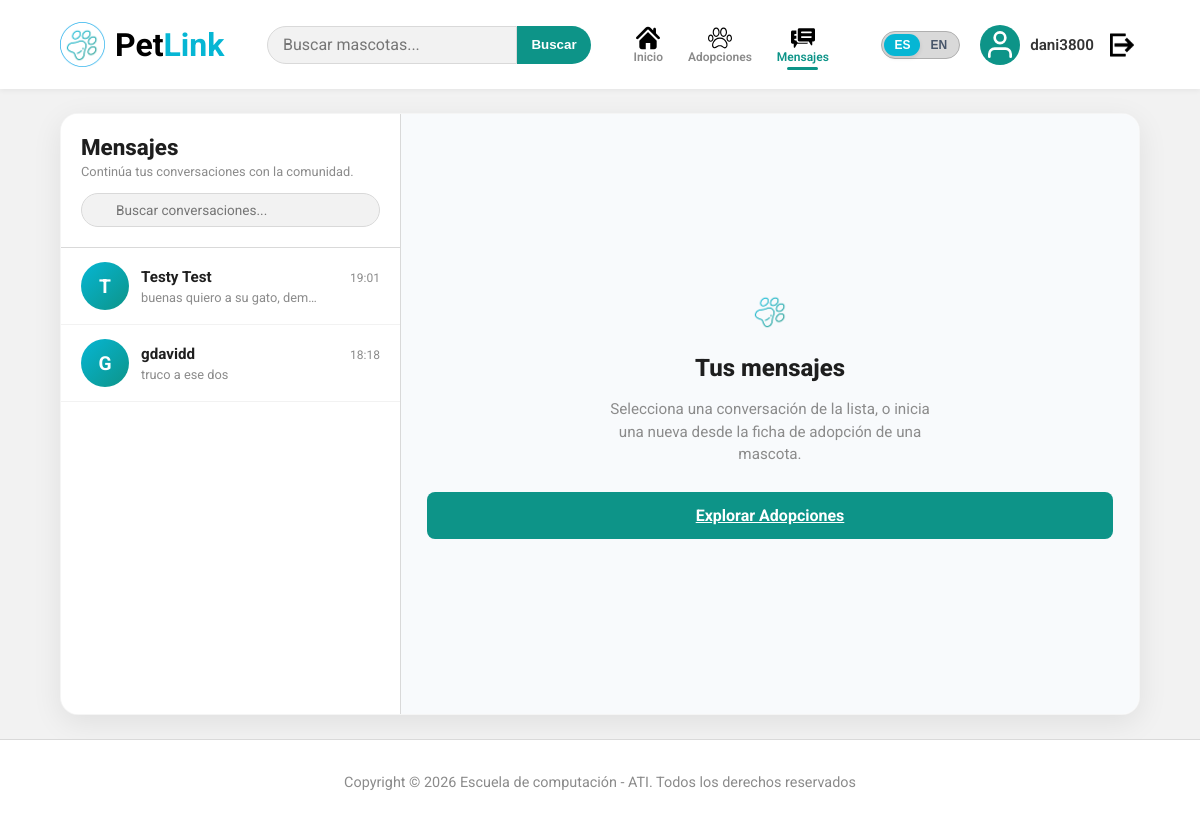
Screenshot of /messages/ (signed in) with the database file from the repository.
### app/models.py (models this page shows, shortened)
class CustomUser(AbstractUser):
    class Meta:
        verbose_name = _('Usuario')
        verbose_name_plural = _('Usuarios')

class Message(models.Model):
    conversation = models.ForeignKey(
        Conversation,
        on_delete=models.CASCADE,
        related_name='messages',
        verbose_name=_('Conversation')
    )
    sender = models.ForeignKey(
        CustomUser,
        on_delete=models.CASCADE,
        related_name='sent_messages',
        verbose_name=_('Sender')
    )
    content = models.TextField(
        verbose_name=_('Content')
    )
    sent_at = models.DateTimeField(
        auto_now_add=True,
        verbose_name=_('Sent At')
    )
    is_read = models.BooleanField(
        default=False,
        verbose_name=_('Read')
    )
    class Meta:
        verbose_name = _('Message')
        verbose_name_plural = _('Messages')
        ordering = ['sent_at']

### app/views.py (the view, shortened to what this page needs)
# urls.py: path('messages/', MessagesView.as_view(), name='messages'),
class MessagesView(LoginRequiredMixin, View):
    template_name = 'messages.html'
    login_url = 'login'
    def _get_subject(self, conversation):
        if conversation.adoption_request:
            return conversation.adoption_request.publication.title
        return _('Conversation')
    def _get_other_user(self, conversation, current_user):
        return conversation.participants.exclude(
            pk=current_user.pk
        ).first()
    def _get_conversation_data(self, conversation, current_user):
        other_user = self._get_other_user(
            conversation,
            current_user
        )
        last_message = conversation.messages.order_by(
            '-sent_at'
        ).first()
        unread_count = conversation.messages.filter(
            is_read=False
        ).exclude(
            sender=current_user
        ).count()
        if other_user:
            name = other_user.get_full_name().strip() or other_user.username
        else:
            name = _('Conversation')
        return {
            'id': conversation.id,
            'name': name,
            'is_online': False,
            'subject': self._get_subject(conversation),
            'time': (
                last_message.sent_at.strftime('%H:%M')
                if last_message
                else ''
            ),
            'last_message': (
                last_message.content
                if last_message
                else _('No messages yet')
            ),
            'unread_count': unread_count,
        }
    def get(self, request, *args, **kwargs):
        if request.user.is_staff or request.user.is_superuser:
            return redirect('reports')
        user_conversations = (
            Conversation.objects
            .filter(participants=request.user)
            .select_related(
                'adoption_request__publication'
            )
            .prefetch_related(
                'participants',
                'messages'
            )
            .distinct()
            .order_by('-updated_at')
        )
        conversations = [
            self._get_conversation_data(
                conversation,
                request.user
            )
            for conversation in user_conversations
        ]
        active_chat = None
        chat_id = request.GET.get('chat')
        context = {
            'conversations': conversations,
            'active_chat': active_chat,
            'active_tab': 'messages',
            'title': 'Mensajes - PetLink',
        }
        return render(
            request,
            self.template_name,
            context
        )

### app/templates/messages.html (shortened to what this page needs)
{% extends 'base.html' %}
{% load static %}
{% load i18n %}
{% block content %}
<div class="mensajes-page-layout">
    <div class="chat-app-card" id="chatAppCard">
        <aside class="chat-sidebar-panel" id="chatSidebarPanel">
            <div class="chat-sidebar-header">
                <div class="chat-header-title-box">
                    <h2 class="chat-main-title">{% translate "Mensajes" %}</h2>
                    <p class="chat-main-subtitle">{% translate "Continúa tus conversaciones con la comunidad." %}</p>
                </div>
                <div class="chat-search-wrapper">
                    <input type="text" id="inputBuscarChat" class="chat-search-input"
                        placeholder="{% translate 'Buscar conversaciones...' %}">
                </div>
            </div>
            <div class="chat-conversations-list" id="chatConversationsList">
                {% for conv in conversations %}
                <div class="chat-item {% if active_chat and active_chat.id == conv.id %}active{% endif %}"
                    data-id="{{ conv.id }}"
                    data-url="{% url 'messages' %}?chat={{ conv.id }}"
                    data-name="{{ conv.name }}"
                    data-online="{% if conv.is_online %}true{% else %}false{% endif %}"
                    data-subject="{{ conv.subject }}"
                    tabindex="0" role="button" aria-label="{% translate 'Abrir chat con' %} {{ conv.name }}">
                    <div class="chat-item-avatar-wrapper">
                        <div class="chat-item-avatar-initial">{{ conv.name|slice:":1"|upper }}</div>
                    </div>
                    <div class="chat-item-info">
                        <div class="chat-item-row-top">
                            <h4 class="chat-item-name">{{ conv.name }}</h4>
                            <span class="chat-item-time">{{ conv.time }}</span>
                        </div>
                        <div class="chat-item-row-bottom">
                            <p class="chat-item-snippet">{{ conv.last_message }}</p>
                        </div>
                    </div>
                </div>
                {% empty %}
                <div class="chat-empty-sidebar">
                    <p class="chat-empty-text">{% translate "No tienes conversaciones aún." %}</p>
                    <small>{% translate "Cuando contactes a alguien desde una ficha de adopción, aparecerá aquí." %}</small>
                </div>
                {% endfor %}
            </div>
        </aside>
        <section class="chat-conversation-panel" id="chatConversationPanel">
            {% if active_chat %}
            <div class="active-chat-header" id="activeChatHeader">
                <button type="button" class="btn-back-chats mobile-only" id="btnVolverListaChats"
                    aria-label="{% translate 'Volver a lista de mensajes' %}">
                    &larr; {% translate "Chats" %}
                </button>
                <div class="active-chat-user-info">
                    <div class="chat-user-avatar-box">
                        <div class="chat-item-avatar-initial" id="activeChatAvatarInitial">{{
                            active_chat.name|slice:":1"|upper }}</div>
                        <span id="activeChatOnlineDot"
                            class="online-indicator-dot {% if not active_chat.is_online %}offline{% endif %}"></span>
                    </div>
                    <div>
                        <h3 id="activeChatName" class="active-chat-title">{{ active_chat.name }}</h3>
                        <span id="activeChatStatus" class="active-chat-status">
                            {% if active_chat.is_online %}{% translate "En línea" %}{% else %}{% translate "Desconectado" %}{% endif %} &bull; {{active_chat.subject }}
                        </span>
                    </div>
                </div>
                <div class="active-chat-actions">
                    <a href="{% url 'adoptions' %}" class="btn-chat-header-action" title="{% translate 'Ver ficha de adopción' %}">
                        <img class="logo" src="{% static 'img/logo.png' %}" alt="Logo de PetLink"> {% translate "Ficha" %}
                    </a>
                </div>
            </div>
            <div class="chat-messages-body" id="chatMessagesBody">
                <div id="messagesContainer" class="messages-stack">
                    {% for msg in active_chat.messages %}
                    <div class="message-bubble-wrapper message-{{ msg.sender }}">
                        <div class="message-bubble">
                            <p class="message-text">{{ msg.text }}</p>
                            <span class="message-time">
                                {{ msg.time }}
                                {% if msg.sender == 'me' %}
                                <span class="message-check">✓✓</span>
                                {% endif %}
                            </span>
                        </div>
                    </div>
                    {% empty %}
                    <div class="chat-no-messages">
                        <p>{% translate "No hay mensajes aún. ¡Envía el primero!" %}</p>
                    </div>
                    {% endfor %}
                </div>
            </div>
            <div class="chat-input-footer">
                <form id="formEnviarMensaje" class="chat-input-form" method="post"
                    action="{% url 'messages' %}?chat={{ active_chat.id }}">
                    {% csrf_token %}
                    <button type="button" class="btn-chat-attach" title="{% translate 'Adjuntar foto o archivo' %}">📎</button>
                    <input type="text" id="inputMensajeChat" name="content" class="chat-text-input"
                        placeholder="{% translate 'Escribe un mensaje seguro...' %}" autocomplete="off" required>
                    <button type="submit" id="btnEnviarMensaje" class="btn-chat-send" aria-label="{% translate 'Enviar mensaje' %}">
                        <span>{% translate "Enviar" %}</span> &rarr;
                    </button>
                </form>
            </div>
            {% else %}
            <div class="chat-welcome-panel">
                <div class="chat-welcome-icon"><img class="logo" src="{% static 'img/logo.png' %}"
                        alt="Logo de PetLink"></div>
                <h3 class="chat-welcome-title">{% translate "Tus mensajes" %}</h3>
                <p class="chat-welcome-text">{% translate "Selecciona una conversación de la lista, o inicia una nueva desde la ficha de adopción de una mascota." %}</p>
                <a href="{% url 'adoptions' %}" class="btn-auth">{% translate "Explorar Adopciones" %}</a>
            </div>
            {% endif %}
        </section>
    </div>
</div>
{% endblock %}

### app/templates/base.html (shortened to what this page needs)
{% load static %}
{% load i18n %}
<!DOCTYPE html>
<html lang="{{ LANGUAGE_CODE|default:'es' }}">
<head>
    <link rel="stylesheet" href="{% static 'css/style.css' %}">
</head>
<body>
    <header class="header-main">
        {% block header %}
        {% if user.is_staff or user.is_superuser %}
        <a href="{% url 'reports' %}" class="logo-container" aria-label="{% translate 'Ir a Inicio de Administrador' %}">
            <img class="logo" src="{% static 'img/logoConFondo.png' %}" alt="Logo de PetLink">
            <h1 class="titulo">Pet<span class="titulo2">Link</span> <span class="admin-title-badge">Admin</span></h1>
        </a>
        <nav class="nav-desktop desktop-only">
            <a href="{% url 'reports' %}" class="nav-item {% if active_tab == 'reports' %}active{% endif %}">
                <img class="nav-img" src="{% static 'img/home.svg' %}" alt="{% translate 'Inicio' %}">
                <span>{% translate "Inicio" %}</span>
            </a>
        </nav>
        {% else %}
        <a href="{% url 'home' %}" class="logo-container" aria-label="{% translate 'Ir a Inicio de PetLink' %}">
            <img class="logo" src="{% static 'img/logoConFondo.png' %}" alt="Logo de PetLink">
            <h1 class="titulo">Pet<span class="titulo2">Link</span></h1>
        </a>
        <form id="busqueda" class="desktop-only" action="{% url 'adoptions' %}" method="get">
            <input id="campoBusqueda" name="q" type="text" placeholder="{% translate 'Buscar mascotas...' %}"
                value="{{ current_search|default:'' }}">
            <button id="botonBusqueda" type="submit" aria-label="{% translate 'Buscar' %}">{% translate "Buscar" %}</button>
        </form>
        <nav class="nav-desktop desktop-only">
            <a href="{% url 'home' %}" class="nav-item {% if active_tab == 'home' %}active{% endif %}">
                <img class="nav-img" src="{% static 'img/home.svg' %}" alt="{% translate 'Casa' %}">
                <span>{% translate "Inicio" %}</span>
            </a>
            <a href="{% url 'adoptions' %}" class="nav-item {% if active_tab == 'adoptions' %}active{% endif %}">
                <img class="nav-img" src="{% static 'img/paw.svg' %}" alt="{% translate 'Pata' %}">
                <span>{% translate "Adopciones" %}</span>
            </a>
            <a href="{% url 'messages' %}" class="nav-item {% if active_tab == 'messages' %}active{% endif %}">
                <img class="nav-img" src="{% static 'img/message.svg' %}" alt="{% translate 'Chat' %}">
                <span>{% translate "Mensajes" %}</span>
            </a>
        </nav>
        {% endif %}
        <div class="user-profile desktop-only">
            <form action="{% url 'set_language' %}" method="post" class="lang-switch-form">
                <div class="lang-switch-btn-group">
                    {% get_current_language as CURRENT_LANG %}
                    <button type="submit" name="language" value="es" class="lang-btn {% if CURRENT_LANG == 'es' %}active{% endif %}" title="Español">ES</button>
                    <button type="submit" name="language" value="en" class="lang-btn {% if CURRENT_LANG == 'en' %}active{% endif %}" title="English">EN</button>
                </div>
            </form>
            {% if user.is_authenticated %}
            <a href="{% url 'profile' %}" class="user-profile-anchor" title="{% translate 'Ver mi perfil' %}">
                <div id="circuloIconoUsuario">
                    <img src="{% static 'img/userIcon.svg' %}" id="iconoUsuario" alt="{% translate 'Usuario' %}">
                </div>
                <div class="user-name-wrapper">
                    <p class="user-display-name">{{ user.first_name|default:user.username }}</p>
                </div>
            </a>
            <form action="{% url 'logout' %}" method="post" style="display:inline;">
                <button type="submit" class="btn-logout-icon" title="{% translate 'Cerrar sesión' %}" aria-label="{% translate 'Cerrar sesión' %}"><img
                        class="nav-img" src="{% static 'img/cerrarSesion.png' %}" alt="{% translate 'Salir' %}"></button>
            </form>
            {% else %}
            <div class="auth-buttons-header">
                <a href="{% url 'login' %}" class="btn-header-login">{% translate "Iniciar Sesión" %}</a>
                <a href="{% url 'register' %}" class="btn-header-register">{% translate "Registro" %}</a>
            </div>
            {% endif %}
        </div>
        {% endblock %}
    </header>
                    {% get_current_language as CURRENT_LANG %}
    <main>
        {% block content %}{% endblock %}
    </main>
    <footer>
        {% block footer %}
        <p>{% translate "Copyright &copy; 2026 Escuela de computación - ATI. Todos los derechos reservados" %}</p>
        {% endblock %}
    </footer>
</body>
</html>

### rows the page displays
CustomUser: first_name "dani3800"
Message: last_message "buenas quiero a su gato, dem…"
CustomUser: name "G", name "gdavidd"
Message: last_message "truco a ese dos"

### other values shown
{{ conv.name|slice:":1"|upper }} "T"
{{ conv.name }} "Testy Test"
{{ conv.time }} "19:01" "18:18"
